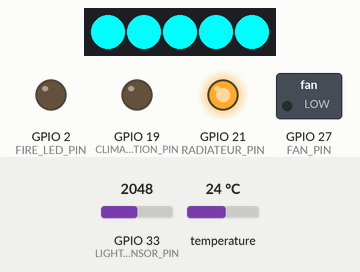
Simulated run of this sketch. Board: ESP32. On the bench: 5 RGB LEDs in strip order, left to right, switched loads named in the sketch (green lamp = pin HIGH), output pins drawn as LEDs (lit = HIGH). The inputs (shaded band) are chosen by the test bench; at power-on: temperature 24 °C, GPIO 33 (LIGHT_SENSOR_PIN) = 2048. WiFi joins after 1.5 s; servers stay silent unless stated; what the sketch prints to the serial monitor is not drawn.

Above: at 12.7 s.
12.8 s: temperature set to 25.3 °C
At 24.2 s:
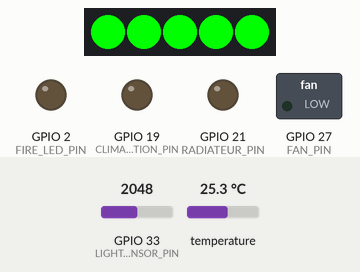
24.5 s: temperature set to 26.5 °C
At 34.9 s:
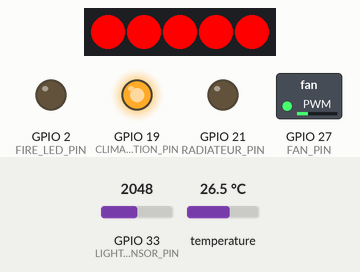
35.7 s: temperature set to 33 °C
At 46.6 s:
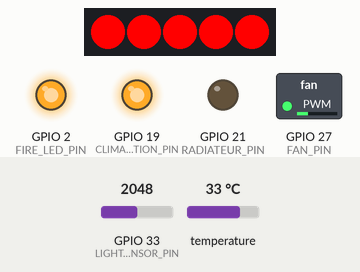
46.9 s: GPIO 33 (LIGHT_SENSOR_PIN) set to 418
58.0 s: GPIO 33 (LIGHT_SENSOR_PIN) set to 381
At 68.5 s:
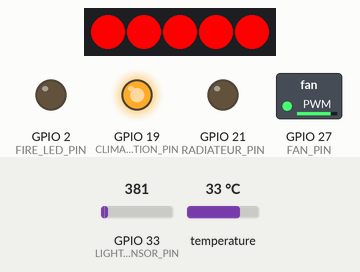
69.2 s: GPIO 33 (LIGHT_SENSOR_PIN) set to 1228
At 80.2 s:
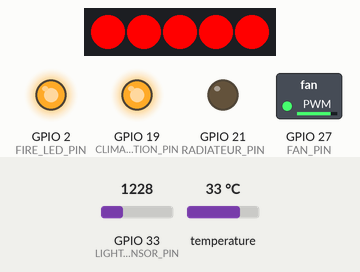
Timing chart, 0 to 81.3 s (numbered marks = the images above; inputs shaded):
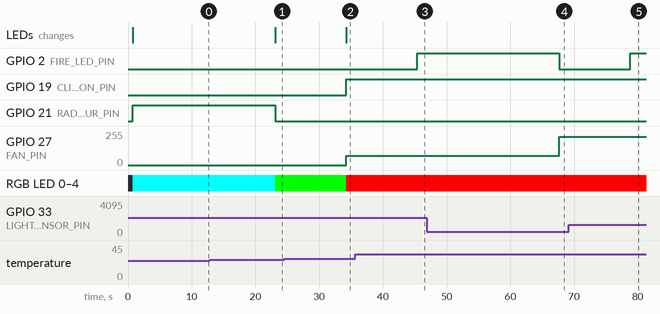

Measured:
- the behaviour switches between 24.9 and 25 °C on temperature (found by bisection; images 0 and 1)
- the behaviour switches between 25.9 and 26 °C on temperature (found by bisection; images 1 and 2)
- the behaviour switches between 401 and 400 on GPIO 33 (LIGHT_SENSOR_PIN) (found by bisection; images 3 and 4)
- after the input at 12.8 s, GPIO 21 (RADIATEUR_PIN): HIGH → LOW after 10.3 s; RGB LED 0–4: RGB(0, 255, 255) → RGB(0, 255, 0) after 10.3 s; the LEDs: change after 10.3 s (image 1)
- after the input at 24.5 s, GPIO 19 (CLIMATISATION_PIN): LOW → HIGH after 9.7 s; GPIO 27 (FAN_PIN): 0/255 → 70/255 after 9.7 s; RGB LED 0–4: RGB(0, 255, 0) → RGB(255, 0, 0) after 9.7 s; the LEDs: change after 9.7 s (image 2)
- after the input at 35.7 s, GPIO 2 (FIRE_LED_PIN): LOW → HIGH after 9.7 s
- after the input at 46.9 s, every drawn part: stays the same
- after the input at 58.0 s, GPIO 2 (FIRE_LED_PIN): HIGH → LOW after 9.7 s; GPIO 27 (FAN_PIN): 70/255 → 213/255 after 9.7 s
- after the input at 69.2 s, GPIO 2 (FIRE_LED_PIN): LOW → HIGH after 9.7 s

The sketch:

TD2_WIFI.ino
```cpp
#include <ArduinoJson.h>
#include <Adafruit_NeoPixel.h>
#include <DallasTemperature.h>
#include <OneWire.h>
#include <WiFi.h>

// Définition des broches
#define TEMPERATURE_SENSOR_PIN 23
#define CLIMATISATION_PIN 19
#define FAN_PIN 27
#define RADIATEUR_PIN 21
#define LED_STRIP_PIN 13
#define FIRE_LED_PIN 2
#define LIGHT_SENSOR_PIN 33

// PWM pour ventilateur
#define PWM_FREQ 25000
#define PWM_RESOLUTION 8

// Nombre de LEDs
#define NUMLEDS 5

// Seuils
float seuilHaut = 25.9;
float seuilBas = 25.0;
int seuilLumiere = 400;

// Capteur de température
OneWire oneWire(TEMPERATURE_SENSOR_PIN);
DallasTemperature tempSensor(&oneWire);

// Bande LED
Adafruit_NeoPixel strip(NUMLEDS, LED_STRIP_PIN, NEO_GRB + NEO_KHZ800);

// Variables système
float temperature = 0;  // Valeur par défaut
int lightLevel = 0;         // Valeur par défaut
bool fireDetected = false;
int fanSpeed = 0;          // Valeur par défaut

void setup() {
  Serial.begin(9600);
  tempSensor.begin();
  strip.begin();
  strip.show();

  pinMode(CLIMATISATION_PIN, OUTPUT);
  pinMode(RADIATEUR_PIN, OUTPUT);
  pinMode(FIRE_LED_PIN, OUTPUT);
  pinMode(LIGHT_SENSOR_PIN, INPUT);

  ledcAttach(FAN_PIN, PWM_FREQ, PWM_RESOLUTION);

  WiFi.begin("Livebox-B870", "password"); // Remplace par ton mot de passe

  Serial.println("✅ Système démarré...");
}

void loop() {
  // Lire la température et la lumière
  tempSensor.requestTemperatures();
  temperature = tempSensor.getTempCByIndex(0);
  lightLevel = analogRead(LIGHT_SENSOR_PIN);

  // Détection incendie
  fireDetected = (temperature > seuilHaut + 5.0 && lightLevel > seuilLumiere);

  // Contrôle des équipements
  String regulState = "HALT";
  String heatState = "OFF";
  String coldState = "OFF";

  if (fireDetected) {
    digitalWrite(FIRE_LED_PIN, HIGH);
    setLEDColor(strip.Color(255, 0, 0)); // Rouge
  } else {
    digitalWrite(FIRE_LED_PIN, LOW);
    if (temperature > seuilHaut) {
      digitalWrite(CLIMATISATION_PIN, HIGH);
      digitalWrite(RADIATEUR_PIN, LOW);
      fanSpeed = map(temperature, seuilHaut, seuilHaut + 10, 50, 255);
      fanSpeed = constrain(fanSpeed, 50, 255);
      ledcWrite(FAN_PIN, fanSpeed);
      regulState = "COOL";
      coldState = "ON";
      setLEDColor(strip.Color(255, 0,0)); // Rouge
    } else if (temperature < seuilBas) {
      digitalWrite(RADIATEUR_PIN, HIGH);
      digitalWrite(CLIMATISATION_PIN, LOW);
      ledcWrite(FAN_PIN, 0);
      regulState = "HEAT";
      heatState = "ON";
      setLEDColor(strip.Color(0, 255, 255)); // Cyan
    } else {
      digitalWrite(CLIMATISATION_PIN, LOW);
      digitalWrite(RADIATEUR_PIN, LOW);
      ledcWrite(FAN_PIN, 0);
      fanSpeed = 0;
      regulState = "HALT";
      setLEDColor(strip.Color(0, 255,0)); // Vert
    }
  }

  // Génération du JSON
  StaticJsonDocument<512> doc;
  doc["status"]["temperature"] = temperature;
  doc["status"]["light"] = lightLevel;
  doc["status"]["regul"] = regulState;
  doc["status"]["fire"] = fireDetected;
  doc["status"]["heat"] = heatState;
  doc["status"]["cold"] = coldState;
  doc["status"]["fanspeed"] = fanSpeed;

  doc["location"]["room"] = "342";
  doc["location"]["gps"]["lat"] = 43.62453842;
  doc["location"]["gps"]["lon"] = 7.050628185;
  doc["location"]["address"] = "Les lucioles";

  doc["regul"]["lt"] = seuilBas;
  doc["regul"]["ht"] = seuilHaut;

  doc["info"]["ident"] = "ESP32 123";
  doc["info"]["user"] = "SBD";
  doc["info"]["loc"] = "A Biot";

  doc["net"]["uptime"] = "55";
  doc["net"]["ssid"] = "FreeBox";
  doc["net"]["mac"] = "AC:67:B2:37:C9:48";
  doc["net"]["ip"] = "192.0.0.1";

  doc["reporthost"]["target_ip"] = "127.0.0.1";
  doc["reporthost"]["target_port"] = 1880;
  doc["reporthost"]["sp"] = 2;

  char json[512];
  serializeJson(doc, json);
  Serial.println(json);

  delay(10000);
}

// Fonction pour allumer la bande LED
void setLEDColor(uint32_t color) {
  for (int i = 0; i < NUMLEDS; i++) {
    strip.setPixelColor(i, color);
  }
  strip.show();
}
```
